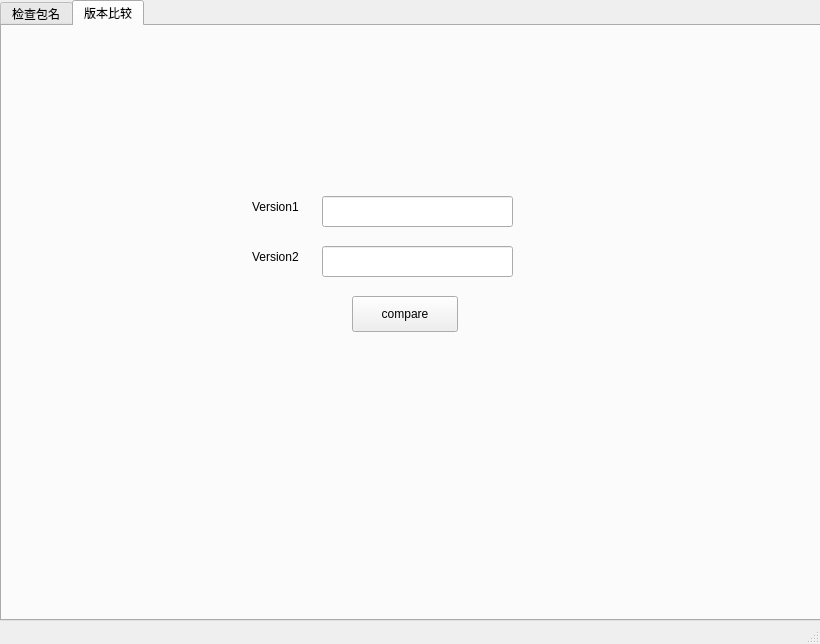
<?xml version="1.0" encoding="UTF-8"?>
<ui version="4.0">
 <class>MainWindow</class>
 <widget class="QMainWindow" name="MainWindow">
  <property name="geometry">
   <rect>
    <x>0</x>
    <y>0</y>
    <width>820</width>
    <height>644</height>
   </rect>
  </property>
  <property name="minimumSize">
   <size>
    <width>820</width>
    <height>600</height>
   </size>
  </property>
  <property name="maximumSize">
   <size>
    <width>8200</width>
    <height>6000</height>
   </size>
  </property>
  <property name="windowTitle">
   <string>deb-check</string>
  </property>
  <widget class="QWidget" name="centralWidget">
   <widget class="QTabWidget" name="tabWidget">
    <property name="geometry">
     <rect>
      <x>0</x>
      <y>0</y>
      <width>831</width>
      <height>621</height>
     </rect>
    </property>
    <property name="currentIndex">
     <number>1</number>
    </property>
    <widget class="QWidget" name="tab_check">
     <attribute name="title">
      <string>检查包名</string>
     </attribute>
     <widget class="QTextEdit" name="text_name">
      <property name="geometry">
       <rect>
        <x>570</x>
        <y>90</y>
        <width>241</width>
        <height>471</height>
       </rect>
      </property>
      <property name="readOnly">
       <bool>true</bool>
      </property>
     </widget>
     <widget class="QTextEdit" name="textEdit">
      <property name="geometry">
       <rect>
        <x>10</x>
        <y>470</y>
        <width>551</width>
        <height>91</height>
       </rect>
      </property>
      <property name="readOnly">
       <bool>true</bool>
      </property>
     </widget>
     <widget class="QTextEdit" name="text_fullPackageName">
      <property name="geometry">
       <rect>
        <x>10</x>
        <y>90</y>
        <width>551</width>
        <height>331</height>
       </rect>
      </property>
      <property name="readOnly">
       <bool>true</bool>
      </property>
     </widget>
     <widget class="QPushButton" name="btn_copy">
      <property name="geometry">
       <rect>
        <x>450</x>
        <y>430</y>
        <width>106</width>
        <height>36</height>
       </rect>
      </property>
      <property name="text">
       <string>一键复制</string>
      </property>
     </widget>
     <widget class="QLabel" name="label_2">
      <property name="geometry">
       <rect>
        <x>660</x>
        <y>60</y>
        <width>63</width>
        <height>22</height>
       </rect>
      </property>
      <property name="text">
       <string>软件名</string>
      </property>
     </widget>
     <widget class="QLineEdit" name="lineEdit">
      <property name="geometry">
       <rect>
        <x>30</x>
        <y>10</y>
        <width>651</width>
        <height>36</height>
       </rect>
      </property>
      <property name="dragEnabled">
       <bool>false</bool>
      </property>
      <property name="placeholderText">
       <string>在此输入crp地址</string>
      </property>
      <property name="clearButtonEnabled">
       <bool>true</bool>
      </property>
     </widget>
     <widget class="QPushButton" name="btn_check">
      <property name="geometry">
       <rect>
        <x>700</x>
        <y>10</y>
        <width>101</width>
        <height>36</height>
       </rect>
      </property>
      <property name="text">
       <string>check</string>
      </property>
     </widget>
     <widget class="QLabel" name="label">
      <property name="geometry">
       <rect>
        <x>260</x>
        <y>60</y>
        <width>63</width>
        <height>22</height>
       </rect>
      </property>
      <property name="text">
       <string>包名</string>
      </property>
     </widget>
     <widget class="QLabel" name="label_3">
      <property name="geometry">
       <rect>
        <x>250</x>
        <y>437</y>
        <width>63</width>
        <height>22</height>
       </rect>
      </property>
      <property name="text">
       <string>安装命令</string>
      </property>
     </widget>
    </widget>
    <widget class="QWidget" name="tab_compare">
     <attribute name="title">
      <string>版本比较</string>
     </attribute>
     <widget class="QLabel" name="label_v2">
      <property name="geometry">
       <rect>
        <x>250</x>
        <y>220</y>
        <width>63</width>
        <height>22</height>
       </rect>
      </property>
      <property name="text">
       <string>Version2</string>
      </property>
     </widget>
     <widget class="QLabel" name="label_msg">
      <property name="geometry">
       <rect>
        <x>290</x>
        <y>320</y>
        <width>221</width>
        <height>41</height>
       </rect>
      </property>
      <property name="text">
       <string/>
      </property>
      <property name="wordWrap">
       <bool>true</bool>
      </property>
     </widget>
     <widget class="QLineEdit" name="lineEdit_v1">
      <property name="geometry">
       <rect>
        <x>320</x>
        <y>170</y>
        <width>191</width>
        <height>31</height>
       </rect>
      </property>
     </widget>
     <widget class="QLabel" name="label_v1">
      <property name="geometry">
       <rect>
        <x>250</x>
        <y>170</y>
        <width>63</width>
        <height>22</height>
       </rect>
      </property>
      <property name="text">
       <string>Version1</string>
      </property>
     </widget>
     <widget class="QLineEdit" name="lineEdit_v2">
      <property name="geometry">
       <rect>
        <x>320</x>
        <y>220</y>
        <width>191</width>
        <height>31</height>
       </rect>
      </property>
     </widget>
     <widget class="QPushButton" name="btn_compare">
      <property name="geometry">
       <rect>
        <x>350</x>
        <y>270</y>
        <width>106</width>
        <height>36</height>
       </rect>
      </property>
      <property name="text">
       <string>compare</string>
      </property>
      <property name="autoDefault">
       <bool>false</bool>
      </property>
      <property name="default">
       <bool>false</bool>
      </property>
     </widget>
    </widget>
   </widget>
  </widget>
  <widget class="QStatusBar" name="statusBar"/>
 </widget>
 <layoutdefault spacing="6" margin="11"/>
 <resources/>
 <connections/>
</ui>
